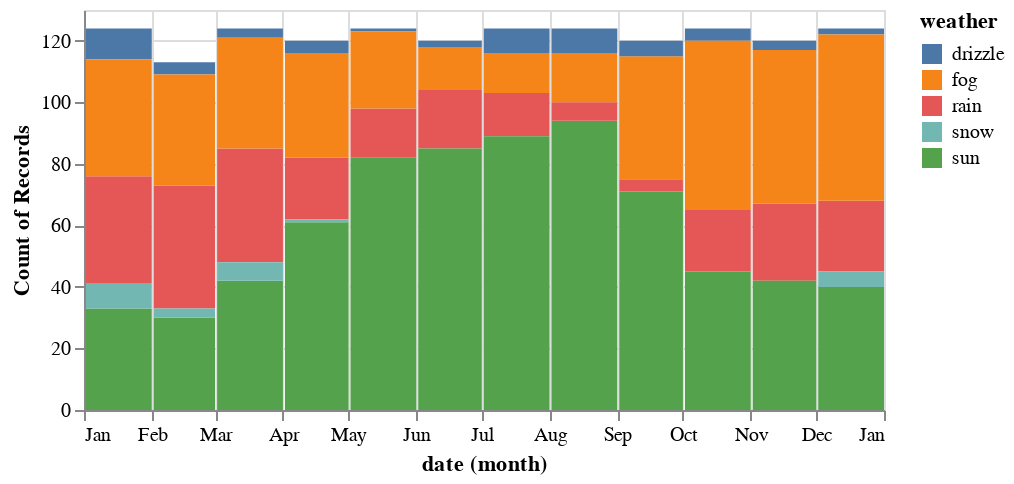

Notebook code cell kept with this figure:
### Markdown cell above
Next we will explore the weather field, which encodes a categorical variable describing the weather on a given day. We might wish to know how different kinds of weather (e.g. sunny days or rainy days) are distributed throughout the year. To answer this, we can discretize the date by month and then count the number of records on the y-Axis. We then break down the bars by the weather type by mapping this column to a color channel. When a bar chart has a field mapped to color, Altair will automatically stack the bars atop each other:

### Code cell
alt.Chart(df, width=400, height=200).mark_bar().encode(
    x=alt.X('date:T', timeUnit='month'),
    y='count(*)',
    color='weather',
)

### Figure 1 — Vega-Lite specification as saved in the notebook (floating-point values rounded to 4 significant figures; data arrays with more than 128 entries replaced by an {"elided": "..."} marker saying what was removed)
{"$schema": "https://vega.github.io/schema/vega-lite/v1.2.1.json", "data": {"values": {"elided": "1461 records"}}, "encoding": {"color": {"field": "weather", "type": "nominal"}, "x": {"field": "date", "timeUnit": "month", "type": "temporal"}, "y": {"aggregate": "count", "field": "*"}}, "height": 200, "mark": "bar", "width": 400}
